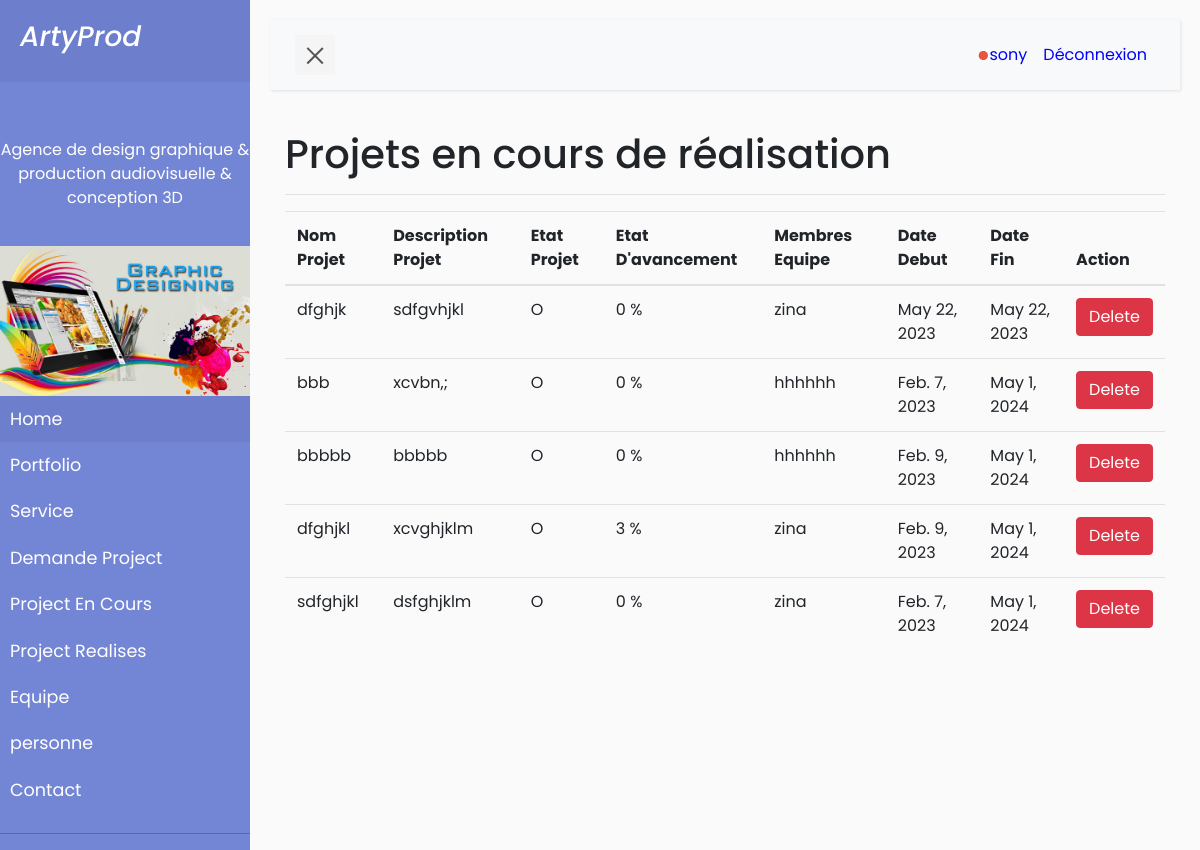
/bloc/projets_en_cours/ (signed in), run on the app's committed database.
### bloc/models.py (models this page shows)
class Project(models.Model):
    libellai=models.CharField(max_length=100,default='')
    TYPE_CHOICES=[('O','On cours '),('N','Non')]
    achevé=models.CharField(max_length=1,choices=TYPE_CHOICES,default='O')
    description = models.TextField(default=' ')
    services = models.ManyToManyField('Service',through='Detail')
    team = models.ForeignKey('Team', on_delete=models.CASCADE)
    pourcentage=models.IntegerField(default=0)
    date_debut = models.DateField(null=True)
    date_fin = models.DateField(null=True)
    image =models.ImageField(upload_to='portfolio_images')

class Team(models.Model):
    name = models.CharField(max_length=100,default=' ')
    personnel = models.ManyToManyField('Personnel')

### bloc/views.py (the view)
# urls.py: path('projets_en_cours/',views.projets_en_cours, name = 'projets_en_cours'),
def projets_en_cours(request):
    projets = Project.objects.filter( achevé='O')
    return render(request,'bloc/projets_en_cours.html', {'projets': projets})

### bloc/templates/bloc/projets_en_cours.html
{% extends 'bloc/base.html' %}
{% block content %}
<div class="container mt-3">
<h1>Projets en cours de réalisation</h1>
    <hr>
    <table class="table">
        <thead>
            <tr>
                <th> Nom Projet </th>
                <th> Description  Projet</th>
                <th> Etat  Projet </th>
                <th> Etat  D'avancement </th>
                <th> Membres Equipe  </th>
                <th> Date Debut </th>
                <th> Date Fin </th>
                <th> Action </th>
            </tr>
        </thead>
        <tbody>
{% for projet in projets %}
<tr>
    <td>  {{ projet.libellai }} </td>
    <td>  {{ projet.description }} </td>
    <td> {{ projet.achevé}} </td>
   <td>{{ projet.pourcentage }} %</td>
    <td> {{ projet.team.name }}</td>
    <td> {{ projet.date_debut }}</td>
    <td> {{ projet.date_fin }}</td>
     <td>
      <a href="deleteprojets_en_cours/{{ projet.libellai }}" class="btn btn-sn btn-danger">Delete</a>
</tr>
{% endfor %}
</tbody>
</table>
<br>
<br>
</body>
{% endblock %}

### bloc/templates/bloc/base.html (shortened to what this page needs)
{% load static %}
<!DOCTYPE html>
<html>
<head>
    <link rel="stylesheet" href="https://stackpath.bootstrapcdn.com/bootstrap/4.1.0/css/bootstrap.min.css">
</head>
<body>
    <div class="wrapper">
        <nav id="sidebar">
            <div class="sidebar-header">
                <h3><i>ArtyProd</i></h3>
            </div>
            <ul class="list-unstyled components">
                <p><center>Agence de design graphique & production audiovisuelle & conception 3D</center>  </p>
                <img src="{% static 'Graphic-Designing1.jpg'%}" alt="Design graphique" class="img-fluid">
                <li class="active">
                    <a href="{% url 'bloc:index' %}">Home</a>
                </li>
                <li>
                    <a href="{% url 'bloc:portfolio' %}">Portfolio</a>
                </li>
                <li>
                    <a href="{% url 'bloc:Services' %}">Service</a>
                </li>
                <li>
                    <a href="{% url 'bloc:meProject' %}">Demande Project</a>
                </li>
                <li>
                    <a href="{% url 'bloc:projets_en_cours' %}">Project En Cours</a>
                </li>
                <li>
                    <a href="{% url 'bloc:projets_realises' %}">Project Realises</a>
                </li>
                <li>
                    <a href="{% url 'bloc:Equipe' %}">Equipe</a>
                </li>
                <li>
                    <a href="{% url 'bloc:ajouter_personne' %}">personne</a>
                </li>
                <li>
                    <a href="{% url 'bloc:contact' %}">Contact</a>
                </li>
            </ul>
        </nav>
        <div id="content">
            <nav class="navbar navbar-expand-lg navbar-light bg-light">
                <div class="container-fluid">
                    <button type="button" id="sidebarCollapse" class="navbar-btn">
                        <span></span>
                    </button>
                    <div class="collapse navbar-collapse" id="navbarSupportedContent">
                        <ul class="navbar-nav ml-auto">
                            {% if user.is_authenticated %}
                            <li class="nav-item active">
                              <a class="nav-link" href="{% url 'bloc:user' %}"style="color: blue;">
                                <img src="{% static 'favicon.png' %}">{{user}} </a>
                              </li>
                            <li class="nav-item active">
                            <a class="nav-link" href="{% url 'bloc:logout' %}"class="btn btn-danger"style="color: blue;">Déconnexion</a>
                            </li>
                            {% endif %}
                          </ul>
                    </div>
                </div>
            </nav>
        {% block content %}
        {% endblock %}
</body>
</html>

### bloc/templates/bloc/base.html (style rules this page uses)
body { font-family: 'Poppins', sans-serif; background: #fafafa; }
p { font-family: 'Poppins', sans-serif; font-size: 1.1em; font-weight: 300; line-height: 1.7em; color: #999; }
a, a:hover, a:focus { color: inherit; text-decoration: none; transition: all 0.3s; }
.navbar { padding: 15px 10px; background: #fff; border: none; border-radius: 0; margin-bottom: 40px; box-shadow: 1px 1px 3px rgba(0, 0, 0, 0.1); }
.navbar-btn { box-shadow: none; outline: none !important; border: none; }
.wrapper { display: flex; width: 100%; align-items: stretch; perspective: 1500px; }
#sidebar { min-width: 250px; max-width: 250px; background: #7386D5; color: #fff; transition: all 0.6s cubic-bezier(0.945, 0.020, 0.270, 0.665); transform-origin: bottom left; }
#sidebar .sidebar-header { padding: 20px; background: #6d7fcc; }
#sidebar ul.components { padding: 20px 0; border-bottom: 1px solid #47748b; }
#sidebar ul p { color: #fff; padding: 10px; }
#sidebar ul li a { padding: 10px; font-size: 1.1em; display: block; }
#sidebar ul li.active > a, a[aria-expanded="true"] { color: #fff; background: #6d7fcc; }
#content { width: 100%; padding: 20px; min-height: 100vh; transition: all 0.3s; }
#sidebarCollapse { width: 40px; height: 40px; background: #f5f5f5; cursor: pointer; }
#sidebarCollapse span { width: 80%; height: 2px; margin: 0 auto; display: block; background: #555; transition: all 0.8s cubic-bezier(0.810, -0.330, 0.345, 1.375); transition-delay: 0.2s; }
#sidebarCollapse span:last-of-type { transform: rotate(-45deg) translate(1px, -1px); }

### data on the page
Project: libellai "dfghjk", description "sdfgvhjkl", achevé "O", pourcentage "0", team.name "zina", date_debut "May 22, 2023", date_fin "May 22, 2023"
Project: libellai "bbb", description "xcvbn,;", achevé "O", pourcentage "0", team.name "hhhhhh", date_debut "Feb. 7, 2023", date_fin "May 1, 2024"
Project: libellai "bbbbb", description "bbbbb", achevé "O", pourcentage "0", team.name "hhhhhh", date_debut "Feb. 9, 2023", date_fin "May 1, 2024"
Project: libellai "dfghjkl", description "xcvghjklm", achevé "O", pourcentage "3", team.name "zina", date_debut "Feb. 9, 2023", date_fin "May 1, 2024"
Project: libellai "sdfghjkl", description "dsfghjklm", achevé "O", pourcentage "0", team.name "zina", date_debut "Feb. 7, 2023", date_fin "May 1, 2024"

### other printed values
{{ user }} "sony"
